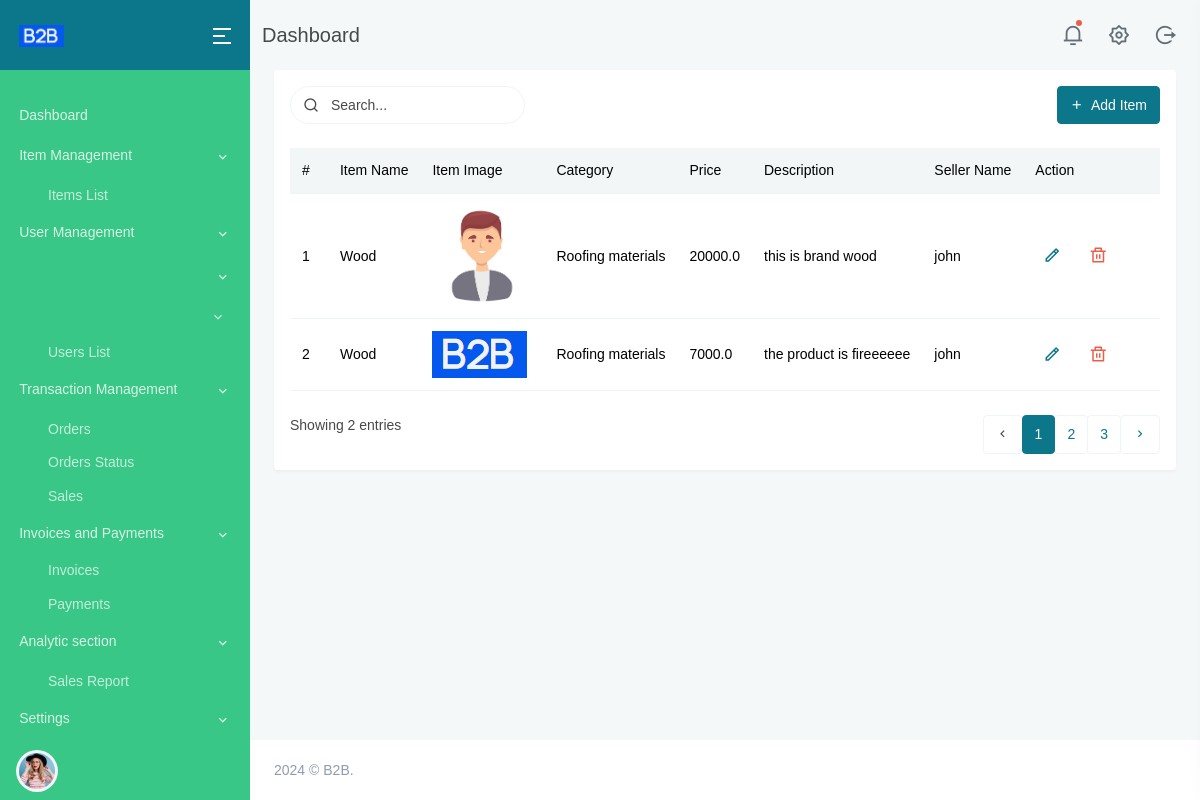
The app's page /items/ with its own data.
### main/models.py (models this page shows, shortened)
class Item(models.Model):
    item_name = models.CharField(max_length=100)
    category = models.ForeignKey(Category, on_delete=models.CASCADE)
    price = models.FloatField()
    item_image = models.ImageField(upload_to='items_images/')
    description = models.TextField()
    seller_name = models.CharField(max_length=100, default="john")

class Category(models.Model):
    category = models.CharField(max_length=30)
    def __str__(self):
        return self.category

### main/views.py (the view)
# urls.py: path('items/', ItemViewSet.as_view({'get': 'list', 'post': 'create'}), name='item_list'),
def item_list(request):
    items = Item.objects.all()
    categories = Category.objects.all()
    return render(request, 'item.html', {'items': items, 'categories': categories})

### templates/item.html (shortened to what this page needs)
{% extends "base.html" %}
{% load static %}
{% block content %}
<div class="main-content">
    <div class="page-content">
        <div class="container-fluid">
            <div class="row">
                <div class="col-lg-12">
                    <div class="card">
                        <div class="card-body">
                            <div class="row mb-2">
                                <div class="col-md-6">
                                    <div class="form-inline float-md-start mb-3">
                                        <div class="search-box me-2">
                                            <div class="position-relative">
                                                <input type="text" class="form-control border" placeholder="Search...">
                                                <i class="ri-search-line search-icon"></i>
                                            </div>
                                        </div>
                                    </div>
                                </div>
                                <div class="col-md-6">
                                    <div class="mb-3 float-end">
                                        <a href="#" class="btn btn-primary" data-bs-toggle="modal" data-bs-target="#addItemModal">
                                            <i class="mdi mdi-plus me-1"></i> Add Item
                                        </a>
                                    </div>
                                </div>
                            </div>
                            <div class="table-responsive mb-4">
                                <table class="table table-hover table-nowrap align-middle mb-0">
                                    <thead class="bg-light">
                                        <tr>
                                            <th scope="col" style="width: 50px;">#</th>
                                            <th scope="col">Item Name</th>
                                            <th scope="col">Item Image</th>
                                            <th scope="col">Category</th>
                                            <th scope="col">Price</th>
                                            <th scope="col">Description</th>
                                            <th scope="col">Seller Name</th>
                                            <th scope="col" style="width: 200px;">Action</th>
                                        </tr>
                                    </thead>
                                    <tbody>
                                        {% for item in items %}
                                        <tr>
                                            <th scope="row">{{ forloop.counter }}</th>
                                            <td>{{ item.item_name }}</td>
                                            <td>  <img src="{{ item.item_image.url }}" alt="{{ item.item_name }}" style="max-width: 100px; max-height: 100px;"></td>
                                            <td>{{ item.category }}</td>
                                            <td>{{ item.price }}</td>
                                            <td>{{ item.description }}</td>
                                            <td>{{ item.seller_name }}</td>
                                            <td>
                                                <ul class="list-inline mb-0">
                                                    <li class="list-inline-item">
                                                        <a href="javascript:void(0);" class="px-2 text-primary"><i class="ri-pencil-line font-size-18"></i></a>
                                                    </li>
                                                    <li class="list-inline-item">
                                                        <a href="javascript:void(0);" class="px-2 text-danger"><i class="ri-delete-bin-line font-size-18"></i></a>
                                                    </li>
                                                </ul>
                                            </td>
                                        </tr>
                                        {% endfor %}
                                    </tbody>
                                </table>
                            </div>
                            <div class="row mt-4">
                                <div class="col-sm-6">
                                    <div>
                                        <p class="mb-sm-0">Showing {{ items|length }} entries</p>
                                    </div>
                                </div>
                                <div class="col-sm-6">
                                    <div class="float-sm-end">
                                        <ul class="pagination mb-sm-0">
                                            <li class="page-item disabled">
                                                <a href="#" class="page-link"><i class="mdi mdi-chevron-left"></i></a>
                                            </li>
                                            <li class="page-item active">
                                                <a href="#" class="page-link">1</a>
                                            </li>
                                            <li class="page-item">
                                                <a href="#" class="page-link">2</a>
                                            </li>
                                            <li class="page-item">
                                                <a href="#" class="page-link">3</a>
                                            </li>
                                            <li class="page-item">
                                                <a href="#" class="page-link"><i class="mdi mdi-chevron-right"></i></a>
                                            </li>
                                        </ul>
                                    </div>
                                </div>
                            </div>
                        </div>
                    </div>
                </div>
            </div>
        </div>
    </div>
</div>
{% endblock %}

### records on screen
Item: item_name "Wood", item_image (picture), category "Roofing materials", price "20000.0", description "this is brand wood", seller_name "john"
Item: item_name "Wood", item_image (picture), category "Roofing materials", price "7000.0", description "the product is fireeeeee", seller_name "john"

### other values on screen
{{ items|length }} "2"
